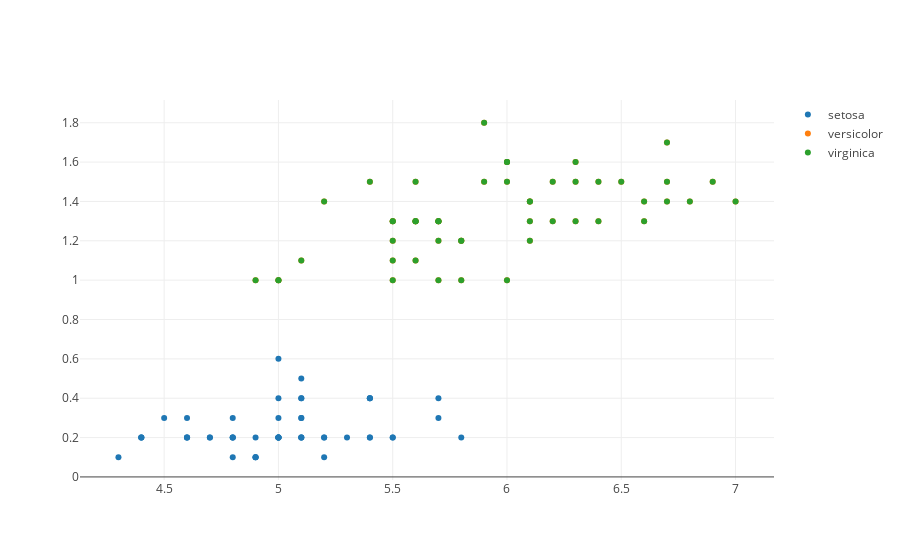

Write notebook code for a chart like this one.
### Code cell
trace0 = go.Scatter(
    x = data[data['target_names'] == 0]['sepal length (cm)'],
    y = data[data['target_names'] == 0]['petal width (cm)'],
    mode = 'markers',
    name = 'setosa'
)
trace1 = go.Scatter(
    x = data[data['target_names'] == 1]['sepal length (cm)'],
    y = data[data['target_names'] == 1]['petal width (cm)'],
    mode = 'markers',
    name = 'versicolor'
)
trace2 = go.Scatter(
    x = data[data['target_names'] == 1]['sepal length (cm)'],
    y = data[data['target_names'] == 1]['petal width (cm)'],
    mode = 'markers',
    name = 'virginica'
)

data = [trace0, trace1, trace2]
plotly.offline.iplot(data, filename='basic-scatter')

### Figure 1 — Plotly figure (JSON) as saved in the notebook; plotly's stock layout.template omitted (floating-point values rounded to 4 significant figures)
{"data": [{"mode": "markers", "name": "setosa", "type": "scatter", "x": [5.1, 4.9, 4.7, 4.6, 5, 5.4, 4.6, 5, 4.4, 4.9, 5.4, 4.8, 4.8, 4.3, 5.8, 5.7, 5.4, 5.1, 5.7, 5.1, 5.4, 5.1, 4.6, 5.1, 4.8, 5, 5, 5.2, 5.2, 4.7, 4.8, 5.4, 5.2, 5.5, 4.9, 5, 5.5, 4.9, 4.4, 5.1, 5, 4.5, 4.4, 5, 5.1, 4.8, 5.1, 4.6, 5.3, 5], "y": [0.2, 0.2, 0.2, 0.2, 0.2, 0.4, 0.3, 0.2, 0.2, 0.1, 0.2, 0.2, 0.1, 0.1, 0.2, 0.4, 0.4, 0.3, 0.3, 0.3, 0.2, 0.4, 0.2, 0.5, 0.2, 0.2, 0.4, 0.2, 0.2, 0.2, 0.2, 0.4, 0.1, 0.2, 0.1, 0.2, 0.2, 0.1, 0.2, 0.2, 0.3, 0.3, 0.2, 0.6, 0.4, 0.3, 0.2, 0.2, 0.2, 0.2]}, {"mode": "markers", "name": "versicolor", "type": "scatter", "x": [7, 6.4, 6.9, 5.5, 6.5, 5.7, 6.3, 4.9, 6.6, 5.2, 5, 5.9, 6, 6.1, 5.6, 6.7, 5.6, 5.8, 6.2, 5.6, 5.9, 6.1, 6.3, 6.1, 6.4, 6.6, 6.8, 6.7, 6, 5.7, 5.5, 5.5, 5.8, 6, 5.4, 6, 6.7, 6.3, 5.6, 5.5, 5.5, 6.1, 5.8, 5, 5.6, 5.7, 5.7, 6.2, 5.1, 5.7], "y": [1.4, 1.5, 1.5, 1.3, 1.5, 1.3, 1.6, 1, 1.3, 1.4, 1, 1.5, 1, 1.4, 1.3, 1.4, 1.5, 1, 1.5, 1.1, 1.8, 1.3, 1.5, 1.2, 1.3, 1.4, 1.4, 1.7, 1.5, 1, 1.1, 1, 1.2, 1.6, 1.5, 1.6, 1.5, 1.3, 1.3, 1.3, 1.2, 1.4, 1.2, 1, 1.3, 1.2, 1.3, 1.3, 1.1, 1.3]}, {"mode": "markers", "name": "virginica", "type": "scatter", "x": [7, 6.4, 6.9, 5.5, 6.5, 5.7, 6.3, 4.9, 6.6, 5.2, 5, 5.9, 6, 6.1, 5.6, 6.7, 5.6, 5.8, 6.2, 5.6, 5.9, 6.1, 6.3, 6.1, 6.4, 6.6, 6.8, 6.7, 6, 5.7, 5.5, 5.5, 5.8, 6, 5.4, 6, 6.7, 6.3, 5.6, 5.5, 5.5, 6.1, 5.8, 5, 5.6, 5.7, 5.7, 6.2, 5.1, 5.7], "y": [1.4, 1.5, 1.5, 1.3, 1.5, 1.3, 1.6, 1, 1.3, 1.4, 1, 1.5, 1, 1.4, 1.3, 1.4, 1.5, 1, 1.5, 1.1, 1.8, 1.3, 1.5, 1.2, 1.3, 1.4, 1.4, 1.7, 1.5, 1, 1.1, 1, 1.2, 1.6, 1.5, 1.6, 1.5, 1.3, 1.3, 1.3, 1.2, 1.4, 1.2, 1, 1.3, 1.2, 1.3, 1.3, 1.1, 1.3]}], "layout": {}}
